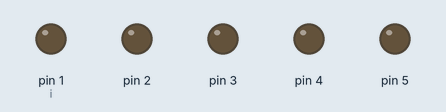
Recording of a sketch running on a simulated Arduino Uno, built with avr-gcc and run on an emulated ATmega328P. Shown: output pins drawn as LEDs (lit = HIGH).

Above: at 1.0 s.
At 3.0 s:
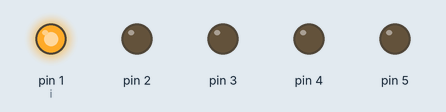
At 5.0 s:
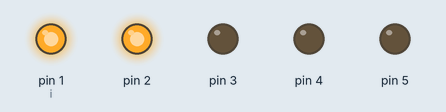
At 7.0 s:
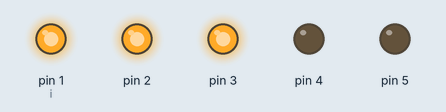
At 9.0 s:
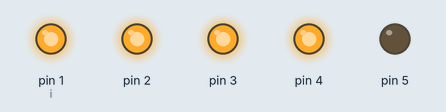
At 11.0 s:
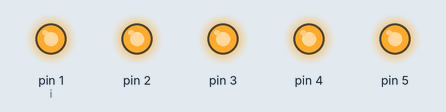
Timing chart, 0 to 15.6 s (numbered marks = the images above):
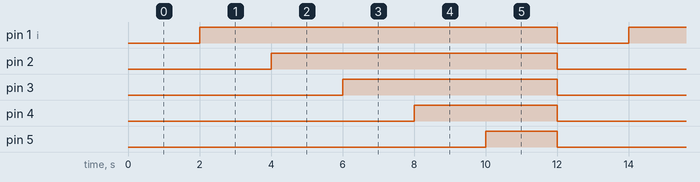

Measured:
- by itself, pin 1 (i): alternates HIGH for 10.0 s and LOW for 2.0 s
- by itself, pin 2: alternates HIGH for 8.0 s and LOW for 4.0 s
- by itself, pin 3: alternates HIGH for 6.0 s and LOW for 6.0 s
- by itself, pin 4: alternates HIGH for 4.0 s and LOW for 8.0 s
- by itself, pin 5: alternates HIGH for 2.0 s and LOW for 10.0 s

The sketch:

ex3_codigo.ino
```cpp
int i = 1;
void setup()
{
while (i<6){
pinMode (i, OUTPUT);
i = i+1;
}
}
void loop()
{
  i=0;
    while (i<=5){
    digitalWrite (i, HIGH);
    delay (2000);

    i++;
  }
  i=0;
  while (i<=5){
    digitalWrite (i, LOW);

    i++;
  }
}
```
